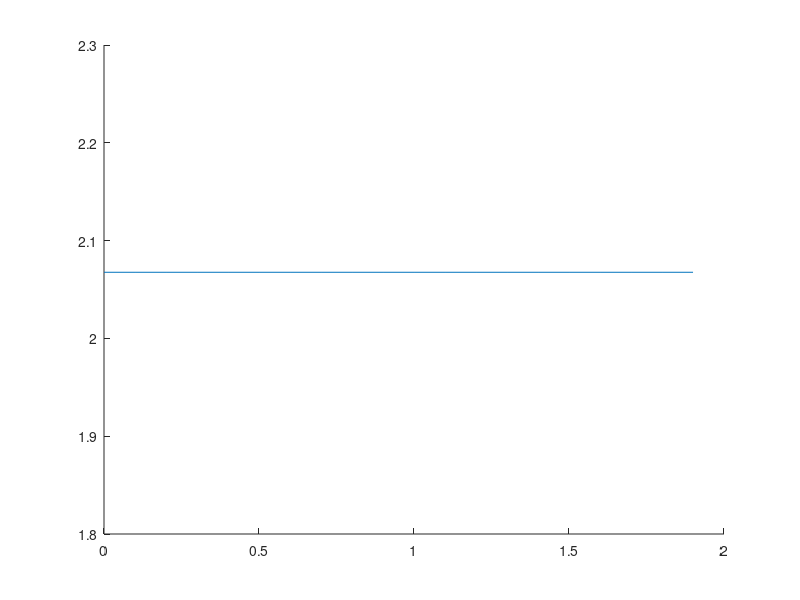

Write MATLAB code to recreate this figure.
function [A,b,x0]=test()
p=0;
while  norm(p) < 1e-10
m=2;n=2;
A = rand(m,n);
b = rand(m,1);
x0 = rand(n,1);
A = A;
b = b.*10;
x0 = x0.*10;
r = (b-A*x0);
r(r<0) = 0;
p = (A'*A)\(A'*r);
p = A'*r;
end
f0 = funmin(A,b,x0,p,0);
xa = [0.0001:0.1:2];
ya2 = arrayfun(@(alpha)  funmin(A,b,x0,p,alpha), xa);
ya2(1:5)
ya = arrayfun(@(alpha) funnorm(A,x0,p,alpha), xa);
ya(10:15)
 pxy={};
% pxy(1).X = knot;
% pxy(1).Y = knoty;
pxy(1).X = xa;
pxy(1).Y = ya;
% pxy(2).X = xa;
% pxy(2).Y = ya2;
figure
hold on
p1 = arrayfun(@(a) plot(a.X,a.Y),pxy,'UniformOutput',false);


hold off
 save('nonconvexalpha.mat','A','b','p','x0','xa','ya')
end
function f = funmin(A,b,x0,u,alpha)
xn = x0 + alpha*u;
xn( xn < 0) = 0;
f = b - A * xn;
f(f<0) = 0;
f = 0.5*(f'*f);
end
function f = funnorm(A,x0,u,alpha)
xn = x0 + alpha*u;
xn( xn < 0) = 0;
f =  (xn-x0);
f = sqrt((f'*f))/alpha;
end
save('test.mat','A','b','x0');